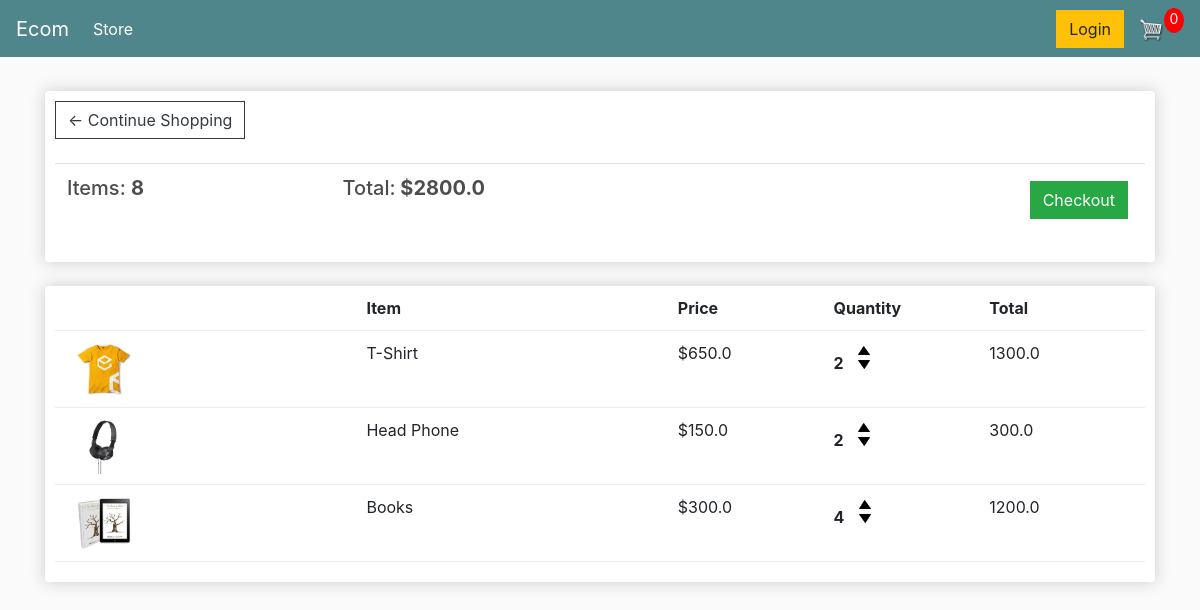
The page /cart/ (signed in) on the database as committed earlier.
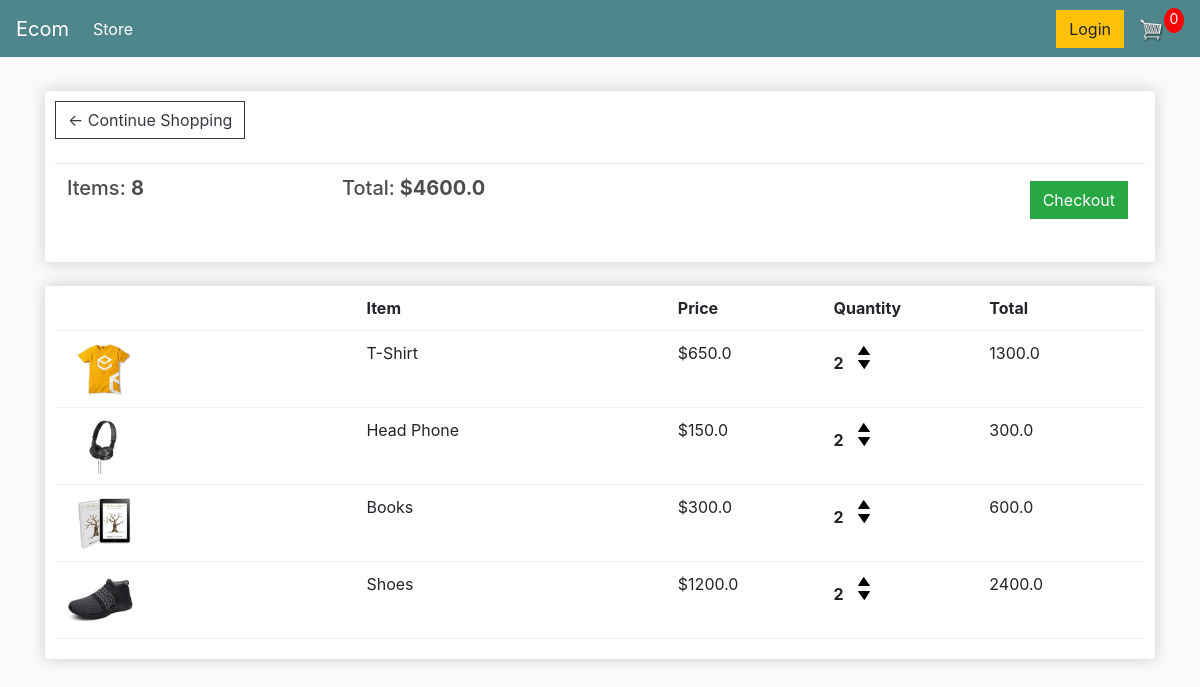
The same page on the database as committed later.
### store/models.py (models this page shows, shortened)
class Order(models.Model):
    customer = models.ForeignKey(Customer, on_delete=models.SET_NULL, null=True, blank=True)
    date_ordered = models.DateTimeField(auto_now_add=True)
    complete = models.BooleanField(default=False)
    transaction_id = models.CharField(max_length=100, null=True)
    @property
    def get_cart_total(self):
        orderitems = self.orderitem_set.all()
        total = sum([item.get_total for item in orderitems])
        return total
    @property
    def get_cart_items(self):
        orderitems = self.orderitem_set.all()
        total = sum([item.quantity for item in orderitems])
        return total

class OrderItem(models.Model):
    product = models.ForeignKey(Product, on_delete=models.SET_NULL, null=True)
    order = models.ForeignKey(Order, on_delete=models.SET_NULL, null=True)
    quantity = models.IntegerField(default=0, null=True, blank=True)
    date_added = models.DateTimeField(auto_now_add=True)
    @property
    def get_total(self):
        total = self.product.price * self.quantity
        return total

class Product(models.Model):
    name = models.CharField(max_length=200)
    price = models.FloatField()
    digital = models.BooleanField(default=False, null=True, blank=True)
    image = models.ImageField(null=True, blank=True)
    @property
    def imageURL(self):
        try:
            url = self.image.url
        except:
            url = ''
        return url

### store/views.py (the view)
# urls.py: path('cart/', cart, name="cart"),
def cart(request):
    if request.user.is_authenticated:
        customer = request.user.customer
        order, created = Order.objects.get_or_create(customer=customer, complete=False)
        items = order.orderitem_set.all()
    else:
        items = []
        order = {'get_cart_total': 0, 'get_cart_items': 0}
    context = {'items': items, 'order': order}
    return render(request, 'store/cart.html', context)

### templates/store/cart.html
{% extends 'store/main.html' %}
{% load static %}
{% block content %}
	<div class="row">
		<div class="col-lg-12">
			<div class="box-element">
				<a  class="btn btn-outline-dark" href="{% url 'store' %}">&#x2190; Continue Shopping</a>
				<br>
				<br>
				<table class="table">
					<tr>
						<th><h5>Items: <strong>{{ order.get_cart_items }}</strong></h5></th>
						<th><h5>Total:<strong> ${{ order.get_cart_total }}</strong></h5></th>
						<th>
							<a  style="float:right; margin:5px;" class="btn btn-success" href="{% url 'checkout' %}">Checkout</a>
						</th>
					</tr>
				</table>
			</div>
			<br>
			<div class="box-element">
				<div class="cart-row">
					<div style="flex:2"></div>
					<div style="flex:2"><strong>Item</strong></div>
					<div style="flex:1"><strong>Price</strong></div>
					<div style="flex:1"><strong>Quantity</strong></div>
					<div style="flex:1"><strong>Total</strong></div>
				</div>
				{% for item in items %}
				<div class="cart-row">
					<div style="flex:2"><img class="row-image" src="{{ item.product.imageURL }}"></div>
					<div style="flex:2"><p>{{ item.product.name }}</p></div>
					<div style="flex:1"><p>${{ item.product.price }}</p></div>
					<div style="flex:1">
						<p class="quantity">{{ item.quantity }}</p>
						<div class="quantity">
							<img class="chg-quantity" src="{% static  'images/arrow-up.png' %}">
							<img class="chg-quantity" src="{% static  'images/arrow-down.png' %}">
						</div>
					</div>
					<div style="flex:1"><p>{{item.get_total }}</p></div>
				</div>
			{% endfor %}
			</div>
		</div>
	</div>
{% endblock content %}

### templates/store/main.html (shortened to what this page needs)
<!DOCTYPE html>
{% load static %}
<html>
<head>
	<link rel="stylesheet" href="https://stackpath.bootstrapcdn.com/bootstrap/4.4.1/css/bootstrap.min.css">
	<link rel="stylesheet" type="text/css" href="{% static 'css/main.css' %}">
</head>
<body>
	<nav class="navbar navbar-expand-lg navbar-dark bg-dark">
	  <a class="navbar-brand" href="{% url 'store' %}">Ecom</a>
	  <div class="collapse navbar-collapse" id="navbarSupportedContent">
	    <ul class="navbar-nav mr-auto">
	      <li class="nav-item active">
	        <a class="nav-link" href="{% url 'store' %}">Store <span class="sr-only">(current)</span></a>
	      </li>
	    </ul>
	    <div class="form-inline my-2 my-lg-0">
	     	<a href="#" class="btn btn-warning">Login</a>
	     	<a href="{% url 'cart' %}">
	    		<img style="width: 25px;
    margin-left: 15px; display: inline-block;" id="cart-icon" src="{% static 'images/cart.png' %}">
	    	</a>
	    	<p id="cart-total">0</p>
	    </div>
	  </div>
	</nav>
     <div class="container">
            <br>
            {% block content %}
            {% endblock content %}
         </div>
</body>
</html>

### static/css/main.css (style rules this page uses)
body { background-color: hsl(0, 0%, 98%); }
h1,h2,h3,h4,h5,h6 { color:hsl(0, 0%, 30%); }
.box-element { box-shadow:hsl(0, 0%, 80%) 0 0 16px; background-color: #fff; border-radius: 4px; padding: 10px; }
.bg-dark { background-color: #4f868c!important; }
#cart-icon { width:25px; display: inline-block; margin-left: 15px; }
#cart-total { display: block; text-align: center; color:#fff; background-color: red; width: 20px; height: 25px; border-radius: 50%; font-size: 14px; }
.col-lg-4, .col-lg-6, .col-lg-8, .col-lg-12 { margin-top: 10px; }
.btn { border-radius: 0; }
.row-image { width: 100px; }
.cart-row { display: flex; align-items: flex-stretch; padding-bottom: 10px; margin-bottom: 10px; border-bottom: 1px solid #ececec; }
.quantity { display: inline-block; font-weight: 700; padding-right:10px; }
.chg-quantity { width: 12px; cursor: pointer; display: block; margin-top: 5px; transition:.1s; }

Rows that differ between the two databases and show on the page:
changed through a linked row, Order: get_cart_total "2800.0" → "4600.0"
changed OrderItem "Books": quantity "4" → "2"; get_total "1200.0" → "600.0"
added OrderItem: product.imageURL (picture), product.name "Shoes", product.price "1200.0", quantity "2", get_total "2400.0"
